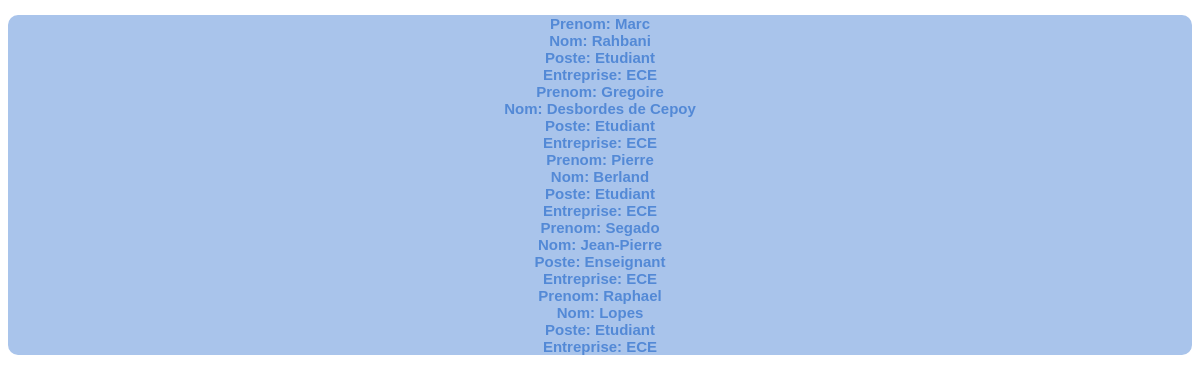
Page /recherche.php on the committed database.
### tables this page shows
CREATE TABLE IF NOT EXISTS `utilisateur` (
  `iduser` int(11) NOT NULL AUTO_INCREMENT,
  `nom` text NOT NULL,
  `prenom` text NOT NULL,
  `poste` text NOT NULL,
  `entreprise` text NOT NULL,
  `grade` text NOT NULL,
  UNIQUE KEY `id user` (`iduser`)
);

### recherche.php (the view, shortened to what this page needs)
<!DOCTYPE html>
<html>
<head>
</head>
<link href="style.css" rel="stylesheet" type="text/css" />
<body>
<p class="recherchephp">
<?php
 $database = "net4work";
 $db_handle = mysqli_connect('localhost', 'root', '');
 $db_found = mysqli_select_db($db_handle, $database);
 if ($db_found) {
	$recherche = isset($_POST["q"]) ? $_POST["q"] : "";
	$recherche = trim($recherche);
$requete="SELECT* FROM utilisateur WHERE nom LIKE '%$recherche%' OR prenom LIKE '%$recherche%' ";
$resultat = mysqli_query($db_handle,$requete);
while ($data = mysqli_fetch_assoc($resultat)){
echo "Prenom: " . $data['prenom'] . '<br>';
echo "Nom: " . $data['nom'] . '<br>';
echo "Poste: " . $data['poste'] . '<br>';
echo "Entreprise: " . $data['entreprise'] . '<br>';
}
}
?>
</p>
</body>
</html>

### style.css (style rules this page uses)
.recherchephp { width: 100%; height: 100%; text-align: center; font-family: Arial; font-weight:bold; font-size: 15px; color: rgb(83, 137, 214); background-image: none; background-color: rgb(169, 196, 235); border-radius: 10px; }

### rows in the picture
utilisateur: prenom "Marc", nom "Rahbani", poste "Etudiant", entreprise "ECE"
utilisateur: prenom "Gregoire", nom "Desbordes de Cepoy", poste "Etudiant", entreprise "ECE"
utilisateur: prenom "Pierre", nom "Berland", poste "Etudiant", entreprise "ECE"
utilisateur: prenom "Segado", nom "Jean-Pierre", poste "Enseignant", entreprise "ECE"
utilisateur: prenom "Raphael", nom "Lopes", poste "Etudiant", entreprise "ECE"
